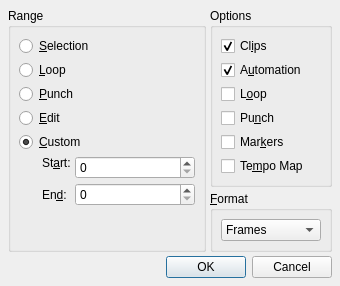
<?xml version="1.0" encoding="UTF-8"?>
<ui version="4.0">
 <author>rncbc aka Rui Nuno Capela</author>
 <comment>qtractor - An Audio/MIDI multi-track sequencer.

   Copyright (C) 2005-2016, rncbc aka Rui Nuno Capela. All rights reserved.

   This program is free software; you can redistribute it and/or
   modify it under the terms of the GNU General Public License
   as published by the Free Software Foundation; either version 2
   of the License, or (at your option) any later version.

   This program is distributed in the hope that it will be useful,
   but WITHOUT ANY WARRANTY; without even the implied warranty of
   MERCHANTABILITY or FITNESS FOR A PARTICULAR PURPOSE.  See the
   GNU General Public License for more details.

   You should have received a copy of the GNU General Public License along
   with this program; if not, write to the Free Software Foundation, Inc.,
   51 Franklin Street, Fifth Floor, Boston, MA 02110-1301 USA.

 </comment>
 <class>qtractorEditRangeForm</class>
 <widget class="QDialog" name="qtractorEditRangeForm">
  <property name="geometry">
   <rect>
    <x>0</x>
    <y>0</y>
    <width>340</width>
    <height>280</height>
   </rect>
  </property>
  <property name="focusPolicy">
   <enum>Qt::StrongFocus</enum>
  </property>
  <property name="windowTitle">
   <string>Range - Qtractor</string>
  </property>
  <property name="windowIcon">
   <iconset resource="qtractor.qrc">
    <normaloff>:/images/qtractor-tt.png</normaloff>:/images/qtractor-tt.png</iconset>
  </property>
  <layout class="QGridLayout">
   <item row="0" column="0" rowspan="2">
    <widget class="QGroupBox" name="RangeGroupBox">
     <property name="title">
      <string>Range</string>
     </property>
     <layout class="QGridLayout">
      <item row="0" column="0" colspan="3">
       <widget class="QRadioButton" name="SelectionRangeRadioButton">
        <property name="toolTip">
         <string>Selection range</string>
        </property>
        <property name="text">
         <string>&amp;Selection</string>
        </property>
        <property name="checked">
         <bool>false</bool>
        </property>
       </widget>
      </item>
      <item row="1" column="0" colspan="2">
       <widget class="QRadioButton" name="LoopRangeRadioButton">
        <property name="toolTip">
         <string>Loop range</string>
        </property>
        <property name="text">
         <string>&amp;Loop</string>
        </property>
        <property name="checked">
         <bool>false</bool>
        </property>
       </widget>
      </item>
      <item row="2" column="0" colspan="3">
       <widget class="QRadioButton" name="PunchRangeRadioButton">
        <property name="toolTip">
         <string>Punch range</string>
        </property>
        <property name="text">
         <string>&amp;Punch</string>
        </property>
        <property name="checked">
         <bool>false</bool>
        </property>
       </widget>
      </item>
      <item row="3" column="0" colspan="2">
       <widget class="QRadioButton" name="EditRangeRadioButton">
        <property name="toolTip">
         <string>Edit range</string>
        </property>
        <property name="text">
         <string>&amp;Edit</string>
        </property>
        <property name="checked">
         <bool>false</bool>
        </property>
       </widget>
      </item>
      <item row="4" column="0" colspan="3">
       <widget class="QRadioButton" name="CustomRangeRadioButton">
        <property name="toolTip">
         <string>Custom range</string>
        </property>
        <property name="text">
         <string>&amp;Custom</string>
        </property>
        <property name="checked">
         <bool>true</bool>
        </property>
       </widget>
      </item>
      <item row="5" column="1">
       <widget class="QLabel" name="RangeStartTextLabel">
        <property name="text">
         <string>St&amp;art:</string>
        </property>
        <property name="buddy">
         <cstring>RangeStartSpinBox</cstring>
        </property>
       </widget>
      </item>
      <item row="5" column="2" rowspan="2">
       <widget class="qtractorTimeSpinBox" name="RangeStartSpinBox">
        <property name="minimumSize">
         <size>
          <width>120</width>
          <height>0</height>
         </size>
        </property>
        <property name="toolTip">
         <string>Clip start</string>
        </property>
       </widget>
      </item>
      <item row="6" column="0" rowspan="2">
       <spacer>
        <property name="orientation">
         <enum>Qt::Horizontal</enum>
        </property>
        <property name="sizeType">
         <enum>QSizePolicy::Fixed</enum>
        </property>
        <property name="sizeHint">
         <size>
          <width>14</width>
          <height>14</height>
         </size>
        </property>
       </spacer>
      </item>
      <item row="7" column="1">
       <widget class="QLabel" name="RangeEndTextLabel">
        <property name="text">
         <string>En&amp;d:</string>
        </property>
        <property name="buddy">
         <cstring>RangeEndSpinBox</cstring>
        </property>
       </widget>
      </item>
      <item row="7" column="2">
       <widget class="qtractorTimeSpinBox" name="RangeEndSpinBox">
        <property name="minimumSize">
         <size>
          <width>120</width>
          <height>0</height>
         </size>
        </property>
        <property name="toolTip">
         <string>Clip offset</string>
        </property>
       </widget>
      </item>
      <item row="8" column="0" colspan="3">
       <spacer>
        <property name="orientation">
         <enum>Qt::Vertical</enum>
        </property>
        <property name="sizeHint">
         <size>
          <width>8</width>
          <height>8</height>
         </size>
        </property>
       </spacer>
      </item>
     </layout>
    </widget>
   </item>
   <item row="0" column="1">
    <widget class="QGroupBox" name="OptionsGroupBox">
     <property name="title">
      <string>Options</string>
     </property>
     <layout class="QVBoxLayout">
      <item>
       <widget class="QCheckBox" name="ClipsCheckBox">
        <property name="toolTip">
         <string>Apply to clips in range</string>
        </property>
        <property name="text">
         <string>Cl&amp;ips</string>
        </property>
        <property name="checked">
         <bool>true</bool>
        </property>
       </widget>
      </item>
      <item>
       <widget class="QCheckBox" name="AutomationCheckBox">
        <property name="toolTip">
         <string>Apply to Automation nodes in range</string>
        </property>
        <property name="text">
         <string>A&amp;utomation</string>
        </property>
        <property name="checked">
         <bool>true</bool>
        </property>
       </widget>
      </item>
      <item>
       <widget class="QCheckBox" name="LoopCheckBox">
        <property name="toolTip">
         <string>Apply to Loop points in range</string>
        </property>
        <property name="text">
         <string>L&amp;oop</string>
        </property>
       </widget>
      </item>
      <item>
       <widget class="QCheckBox" name="PunchCheckBox">
        <property name="toolTip">
         <string>Apply to Punch In/Out points in range</string>
        </property>
        <property name="text">
         <string>Pu&amp;nch</string>
        </property>
       </widget>
      </item>
      <item>
       <widget class="QCheckBox" name="MarkersCheckBox">
        <property name="toolTip">
         <string>Apply to location Markers in range</string>
        </property>
        <property name="text">
         <string>Mar&amp;kers</string>
        </property>
       </widget>
      </item>
      <item>
       <widget class="QCheckBox" name="TempoMapCheckBox">
        <property name="toolTip">
         <string>Apply to Tempo Map nodes in range</string>
        </property>
        <property name="text">
         <string>Te&amp;mpo Map</string>
        </property>
       </widget>
      </item>
     </layout>
    </widget>
   </item>
   <item row="1" column="1">
    <widget class="QGroupBox" name="FormatGroupBox">
     <property name="title">
      <string>&amp;Format</string>
     </property>
     <layout class="QVBoxLayout">
      <item>
       <widget class="QComboBox" name="FormatComboBox">
        <property name="toolTip">
         <string>Time display format</string>
        </property>
        <item>
         <property name="text">
          <string>Frames</string>
         </property>
        </item>
        <item>
         <property name="text">
          <string>Time</string>
         </property>
        </item>
        <item>
         <property name="text">
          <string>BBT</string>
         </property>
        </item>
       </widget>
      </item>
     </layout>
    </widget>
   </item>
   <item row="2" column="0" colspan="2">
    <widget class="QDialogButtonBox" name="DialogButtonBox">
     <property name="orientation">
      <enum>Qt::Horizontal</enum>
     </property>
     <property name="standardButtons">
      <set>QDialogButtonBox::Cancel|QDialogButtonBox::Ok</set>
     </property>
    </widget>
   </item>
  </layout>
 </widget>
 <layoutdefault spacing="4" margin="8"/>
 <customwidgets>
  <customwidget>
   <class>qtractorTimeSpinBox</class>
   <extends>QSpinBox</extends>
   <header>qtractorSpinBox.h</header>
  </customwidget>
 </customwidgets>
 <tabstops>
  <tabstop>SelectionRangeRadioButton</tabstop>
  <tabstop>LoopRangeRadioButton</tabstop>
  <tabstop>PunchRangeRadioButton</tabstop>
  <tabstop>EditRangeRadioButton</tabstop>
  <tabstop>CustomRangeRadioButton</tabstop>
  <tabstop>RangeStartSpinBox</tabstop>
  <tabstop>RangeEndSpinBox</tabstop>
  <tabstop>ClipsCheckBox</tabstop>
  <tabstop>AutomationCheckBox</tabstop>
  <tabstop>LoopCheckBox</tabstop>
  <tabstop>PunchCheckBox</tabstop>
  <tabstop>MarkersCheckBox</tabstop>
  <tabstop>TempoMapCheckBox</tabstop>
  <tabstop>FormatComboBox</tabstop>
  <tabstop>DialogButtonBox</tabstop>
 </tabstops>
 <resources>
  <include location="qtractor.qrc"/>
 </resources>
 <connections/>
</ui>
